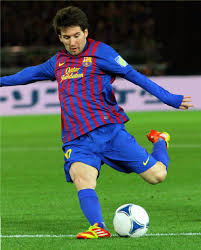
#> input picture opencv/index.jpeg, 201 x 250 px, found by its file name
$ python sample2.py
#> lines starting #> are read from the running program, lines starting #| are printed output that depends on the picture
import numpy as np
import cv2

# load image in grayscale
img = cv2.imread("/root/PycharmProject/PemrogamanTingkatLanjut/opencv/index.jpeg", 0)
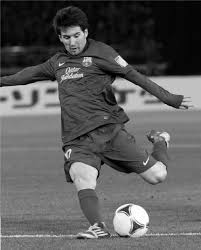
#> img: shape (250, 201); min 0, max 255, mean 91.8
imgNormal = cv2.imread("/root/PycharmProject/PemrogamanTingkatLanjut/opencv/index.jpeg")
#> imgNormal is the input picture: shape (250, 201, 3); mean B, G, R 76.1, 101.9, 78.2

cv2.namedWindow('image', cv2.WINDOW_NORMAL) # resize result citra img
cv2.imshow("image", img)  # imshow(title, data)
cv2.imshow("imageNormal", imgNormal)  # imshow(title, data)

cv2.waitKey(0)  # tekan sembarang tombol for close

#> (the run stopped early here; a loop or call above may not have finished)
